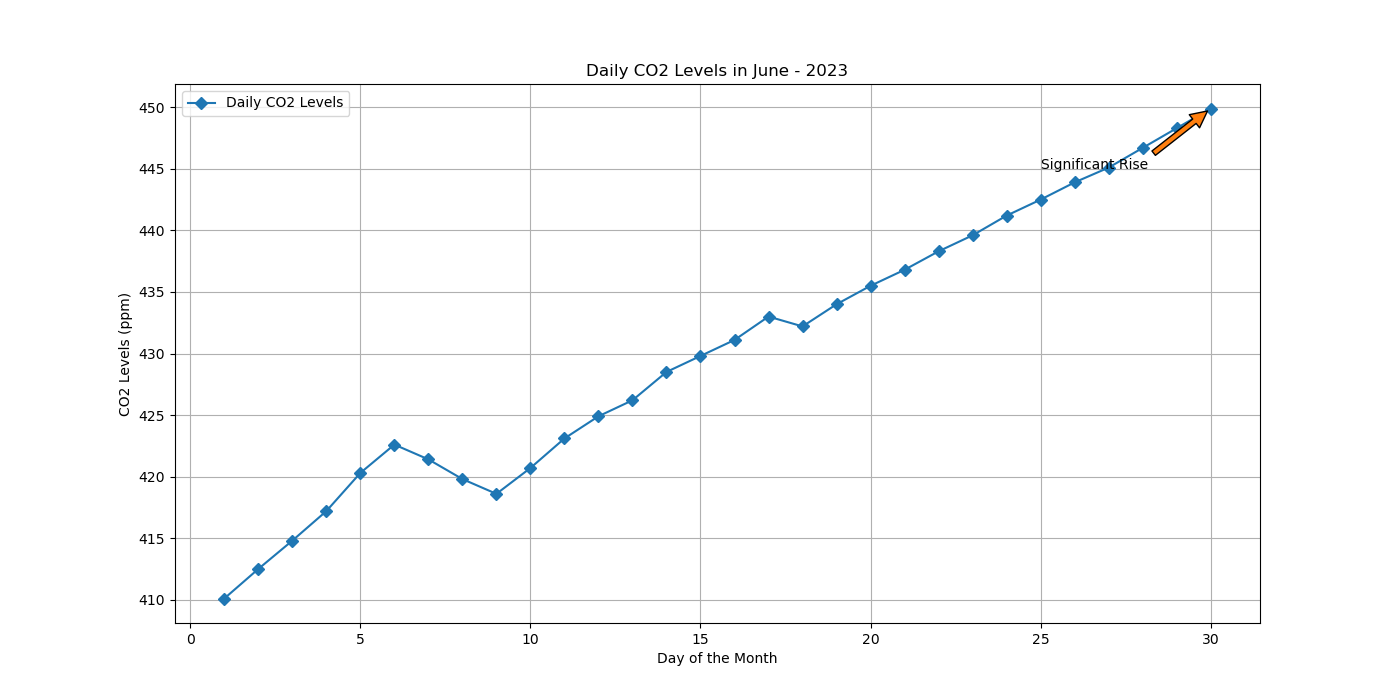

Python code for this plot:
import matplotlib.pyplot as plt

# Data points
days = [i for i in range(1, 31)]
co2_levels = [410.1, 412.5, 414.8, 417.2, 420.3, 422.6, 421.4, 419.8, 418.6, 420.7, 423.1, 424.9, 426.2, 428.5, 429.8, 431.1, 433.0, 432.2, 434.0, 435.5, 436.8, 438.3, 439.6, 441.2, 442.5, 443.9, 445.1, 446.7, 448.3, 449.9]

# Creating the line chart
plt.figure(figsize=(14, 7))  # Adjust the width and height of the chart
plt.plot(days, co2_levels, marker='D', color='#1f77b4', label='Daily CO2 Levels')  # Specific color code

# Annotation for a notable CO2 level
plt.annotate('Significant Rise', xy=(30, 449.9), xytext=(25, 445),
             arrowprops=dict(facecolor='#ff7f0e', shrink=0.05))

# Adding the x-axis label, y-axis label, title, legend, and grid
plt.xlabel('Day of the Month')
plt.ylabel('CO2 Levels (ppm)')
plt.title('Daily CO2 Levels in June - 2023')
plt.legend(loc='upper left')
plt.grid(True)

# Display the chart
plt.show()
